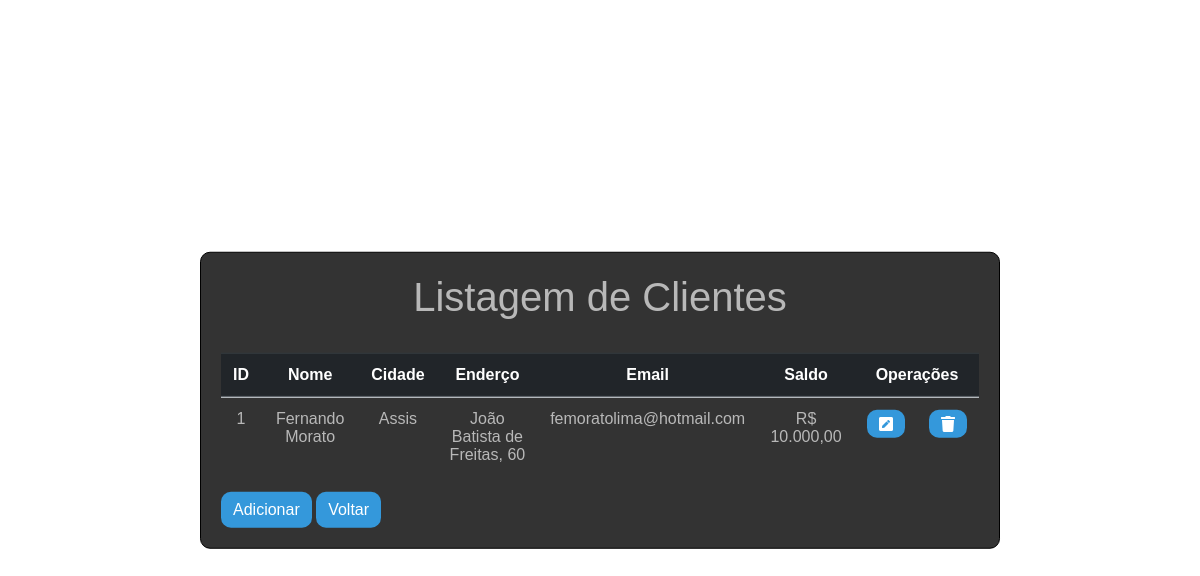
The page /lstCliente.php (signed in) on the database its author committed.
### tables this page shows
CREATE TABLE `cliente` (
  `id` int(11) NOT NULL,
  `nome` varchar(35) NOT NULL,
  `endereco` varchar(35) NOT NULL,
  `cidade` varchar(35) NOT NULL,
  `email` varchar(35) NOT NULL,
  `saldo` float NOT NULL
);

### lstCliente.php (the view, shortened to what this page needs)
<?php
   $rs = mysql_query("SELECT * FROM cliente;");
?>
<html>
    <head>
        <link rel="stylesheet" href="https://maxcdn.bootstrapcdn.com/bootstrap/4.0.0-beta.3/css/bootstrap.min.css">
        <link rel="stylesheet" href="lstProd.css">
        <link rel="stylesheet" href="https://use.fontawesome.com/releases/v5.3.1/css/all.css">
    </head>
    <body>
        <section class="pagefade" style="display: none">
        <div class = "container col-md-8" >
        <div class="align-middle">
        <h1 class="text-center display-6" >Listagem de Clientes</h1>
        <br>
        <table class="text-center table table-borderless table-hover">
            <tr>
                <thead class="thead-dark">
                    <th>ID</th>
                    <th>Nome</th>
                    <th>Cidade</th>
                    <th>Enderço</th>
                    <th>Email</th>
                    <th>Saldo</th>
                    <th colspan="2">Operações</th>
                </thead>
                <?php while ($linha = mysql_fetch_array($rs)) {?>
                    <tr>
                        <td>
                            <?php echo utf8_encode($linha ['id']) ?>
                        </td>
                        <td>
                            <?php echo utf8_encode($linha ['nome']) ?>
                        </td>
                        <td>
                            <?php echo utf8_encode($linha['cidade']) ?>
                        </td>
                        <td>
                            <?php echo utf8_encode($linha['endereco']) ?>
                        </td>
                        <td>
                            <?php echo utf8_encode($linha ['email']) ?>
                        </td>
                        <td>R$
                            <?php echo number_format($linha ['saldo'],2,',','.') ?>
                        </td>
                        <td>
                        <button  class="btn btn-outline-warning bt-sm"
                       onclick="javascript: location.href='frmEdtCliente.php?id=' +
                      <?php echo $linha['id'] ?>"><i class="fas fa-pen-square"></i></button>
                        </td>
                        <td>
                        <button  class="btn btn-outline-danger bt-sm"
                       onclick="javascript: location.href='frmRemCliente.php?id=' +
                      <?php echo $linha['id'] ?>"><i class="fas fa-trash"></i></button>
                        </td>
                    </tr>
                <?php }?>
            </tr>
        </table>
        <input type="button" id="bt_Add" name="bt_Add" class="btn btn-primary" value="Adicionar"
                    onclick="javascripit:location.href='frmInsCliente.html'">
        <input type="button" id="bt_Bck" name="bt_Bck" class="btn btn-back" value="Voltar"
                    onclick="javascripit:location.href='index.php'">
        <br>
        </div>
        </div>
    </body>
</html>

### lstProd.css (style rules this page uses)
body { background: url(bright-conifer-dawn-1350339.jpg); background-repeat: no-repeat; background-size: 1920px 1080px; margin-top: 0; padding: 0; font-family: "Montserrat",sans-serif; }
.container { background: #333; position: absolute; top: 50%; left: 50%; padding: 20px; transform: translate(-50%,-50%); color: white; border-radius: 10px; border: 0.49px solid #000; }
.table { color: #f1f1f1b3; }
h1 { color: #f1f1f1b3; }
.btn { background:#3498db; color: white; border: none; border-radius: 10px; }

### rows shown on the page
cliente: id "1", nome "Fernando Morato", cidade "Assis", endereco "João Batista de Freitas, 60", email "femoratolima@hotmail.com", saldo "10.000,00"
